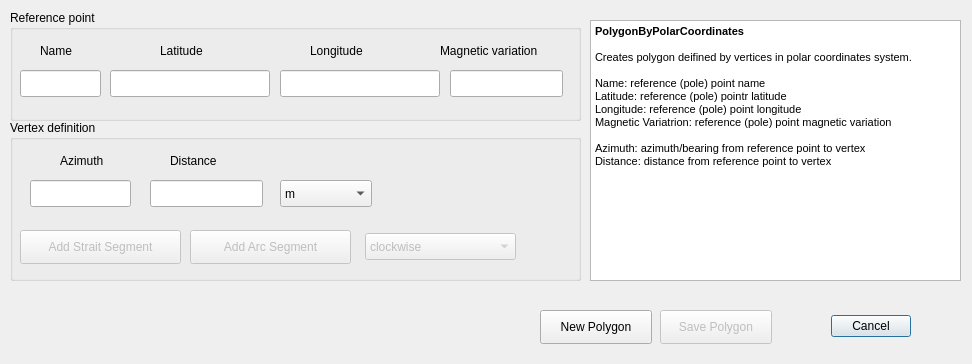
<?xml version="1.0" encoding="UTF-8"?>
<ui version="4.0">
 <class>PolygonByPolarCoordinatesDialogBase</class>
 <widget class="QDialog" name="PolygonByPolarCoordinatesDialogBase">
  <property name="geometry">
   <rect>
    <x>0</x>
    <y>0</y>
    <width>972</width>
    <height>364</height>
   </rect>
  </property>
  <property name="windowTitle">
   <string>PolygonByPolarCoordinates</string>
  </property>
  <widget class="QDialogButtonBox" name="button_box">
   <property name="geometry">
    <rect>
     <x>570</x>
     <y>310</y>
     <width>341</width>
     <height>32</height>
    </rect>
   </property>
   <property name="orientation">
    <enum>Qt::Horizontal</enum>
   </property>
   <property name="standardButtons">
    <set>QDialogButtonBox::Cancel</set>
   </property>
  </widget>
  <widget class="QGroupBox" name="groupBox">
   <property name="geometry">
    <rect>
     <x>10</x>
     <y>10</y>
     <width>571</width>
     <height>111</height>
    </rect>
   </property>
   <property name="title">
    <string>Reference point</string>
   </property>
   <widget class="QLabel" name="lbRefLat">
    <property name="geometry">
     <rect>
      <x>150</x>
      <y>30</y>
      <width>70</width>
      <height>21</height>
     </rect>
    </property>
    <property name="text">
     <string>Latitude</string>
    </property>
   </widget>
   <widget class="QLabel" name="lbRefMagVar">
    <property name="geometry">
     <rect>
      <x>430</x>
      <y>30</y>
      <width>141</width>
      <height>21</height>
     </rect>
    </property>
    <property name="text">
     <string>Magnetic variation</string>
    </property>
   </widget>
   <widget class="QLabel" name="llbRefLon">
    <property name="geometry">
     <rect>
      <x>300</x>
      <y>30</y>
      <width>91</width>
      <height>21</height>
     </rect>
    </property>
    <property name="text">
     <string>Longitude</string>
    </property>
   </widget>
   <widget class="QLabel" name="lbRefId">
    <property name="geometry">
     <rect>
      <x>30</x>
      <y>30</y>
      <width>70</width>
      <height>21</height>
     </rect>
    </property>
    <property name="text">
     <string>Name</string>
    </property>
   </widget>
   <widget class="QLineEdit" name="leRefId">
    <property name="geometry">
     <rect>
      <x>10</x>
      <y>60</y>
      <width>81</width>
      <height>27</height>
     </rect>
    </property>
   </widget>
   <widget class="QLineEdit" name="leRefLat">
    <property name="geometry">
     <rect>
      <x>100</x>
      <y>60</y>
      <width>160</width>
      <height>27</height>
     </rect>
    </property>
   </widget>
   <widget class="QLineEdit" name="leRefLon">
    <property name="geometry">
     <rect>
      <x>270</x>
      <y>60</y>
      <width>160</width>
      <height>27</height>
     </rect>
    </property>
   </widget>
   <widget class="QLineEdit" name="leRefMagVar">
    <property name="geometry">
     <rect>
      <x>440</x>
      <y>60</y>
      <width>113</width>
      <height>27</height>
     </rect>
    </property>
   </widget>
  </widget>
  <widget class="QGroupBox" name="groupBox_2">
   <property name="geometry">
    <rect>
     <x>10</x>
     <y>120</y>
     <width>571</width>
     <height>161</height>
    </rect>
   </property>
   <property name="title">
    <string>Vertex definition</string>
   </property>
   <widget class="QLabel" name="lbRefLat_2">
    <property name="geometry">
     <rect>
      <x>50</x>
      <y>30</y>
      <width>70</width>
      <height>21</height>
     </rect>
    </property>
    <property name="text">
     <string>Azimuth</string>
    </property>
   </widget>
   <widget class="QLabel" name="llbRefLon_2">
    <property name="geometry">
     <rect>
      <x>160</x>
      <y>30</y>
      <width>71</width>
      <height>21</height>
     </rect>
    </property>
    <property name="text">
     <string>Distance</string>
    </property>
   </widget>
   <widget class="QPushButton" name="pbAddStraitSegment">
    <property name="enabled">
     <bool>false</bool>
    </property>
    <property name="geometry">
     <rect>
      <x>10</x>
      <y>110</y>
      <width>161</width>
      <height>34</height>
     </rect>
    </property>
    <property name="text">
     <string>Add Strait Segment</string>
    </property>
   </widget>
   <widget class="QPushButton" name="pbAddArcSegment">
    <property name="enabled">
     <bool>false</bool>
    </property>
    <property name="geometry">
     <rect>
      <x>180</x>
      <y>110</y>
      <width>161</width>
      <height>34</height>
     </rect>
    </property>
    <property name="text">
     <string>Add Arc Segment</string>
    </property>
   </widget>
   <widget class="QComboBox" name="cbArcDirection">
    <property name="enabled">
     <bool>false</bool>
    </property>
    <property name="geometry">
     <rect>
      <x>355</x>
      <y>113</y>
      <width>151</width>
      <height>27</height>
     </rect>
    </property>
    <item>
     <property name="text">
      <string>clockwise</string>
     </property>
    </item>
    <item>
     <property name="text">
      <string>anti -clockwise</string>
     </property>
    </item>
   </widget>
   <widget class="QLineEdit" name="leVertexBrng">
    <property name="geometry">
     <rect>
      <x>20</x>
      <y>60</y>
      <width>101</width>
      <height>27</height>
     </rect>
    </property>
   </widget>
   <widget class="QLineEdit" name="leVertexDist">
    <property name="geometry">
     <rect>
      <x>140</x>
      <y>60</y>
      <width>113</width>
      <height>27</height>
     </rect>
    </property>
   </widget>
   <widget class="QComboBox" name="cbVertexDistUOM">
    <property name="geometry">
     <rect>
      <x>270</x>
      <y>60</y>
      <width>92</width>
      <height>27</height>
     </rect>
    </property>
    <item>
     <property name="text">
      <string>m</string>
     </property>
    </item>
    <item>
     <property name="text">
      <string>km</string>
     </property>
    </item>
    <item>
     <property name="text">
      <string>NM</string>
     </property>
    </item>
    <item>
     <property name="text">
      <string>feet</string>
     </property>
    </item>
    <item>
     <property name="text">
      <string>SM</string>
     </property>
    </item>
   </widget>
  </widget>
  <widget class="QPushButton" name="pbNewPoly">
   <property name="geometry">
    <rect>
     <x>540</x>
     <y>310</y>
     <width>112</width>
     <height>34</height>
    </rect>
   </property>
   <property name="text">
    <string>New Polygon</string>
   </property>
  </widget>
  <widget class="QPushButton" name="pbSavePoly">
   <property name="enabled">
    <bool>false</bool>
   </property>
   <property name="geometry">
    <rect>
     <x>660</x>
     <y>310</y>
     <width>112</width>
     <height>34</height>
    </rect>
   </property>
   <property name="text">
    <string>Save Polygon</string>
   </property>
  </widget>
  <widget class="QTextEdit" name="textEdit">
   <property name="enabled">
    <bool>true</bool>
   </property>
   <property name="geometry">
    <rect>
     <x>590</x>
     <y>20</y>
     <width>371</width>
     <height>261</height>
    </rect>
   </property>
   <property name="autoFillBackground">
    <bool>false</bool>
   </property>
   <property name="readOnly">
    <bool>true</bool>
   </property>
   <property name="html">
    <string>&lt;!DOCTYPE HTML PUBLIC &quot;-//W3C//DTD HTML 4.0//EN&quot; &quot;http://www.w3.org/TR/REC-html40/strict.dtd&quot;&gt;
&lt;html&gt;&lt;head&gt;&lt;meta name=&quot;qrichtext&quot; content=&quot;1&quot; /&gt;&lt;style type=&quot;text/css&quot;&gt;
p, li { white-space: pre-wrap; }
&lt;/style&gt;&lt;/head&gt;&lt;body style=&quot; font-family:'MS Shell Dlg 2'; font-size:8.25pt; font-weight:400; font-style:normal;&quot;&gt;
&lt;p style=&quot; margin-top:0px; margin-bottom:0px; margin-left:0px; margin-right:0px; -qt-block-indent:0; text-indent:0px;&quot;&gt;&lt;span style=&quot; font-size:8pt; font-weight:600;&quot;&gt;PolygonByPolarCoordinates&lt;/span&gt;&lt;/p&gt;
&lt;p style=&quot;-qt-paragraph-type:empty; margin-top:0px; margin-bottom:0px; margin-left:0px; margin-right:0px; -qt-block-indent:0; text-indent:0px; font-size:8pt; font-weight:600;&quot;&gt;&lt;br /&gt;&lt;/p&gt;
&lt;p style=&quot; margin-top:0px; margin-bottom:0px; margin-left:0px; margin-right:0px; -qt-block-indent:0; text-indent:0px;&quot;&gt;&lt;span style=&quot; font-size:8pt;&quot;&gt;Creates polygon deifined by vertices in polar coordinates system.&lt;/span&gt;&lt;/p&gt;
&lt;p style=&quot;-qt-paragraph-type:empty; margin-top:0px; margin-bottom:0px; margin-left:0px; margin-right:0px; -qt-block-indent:0; text-indent:0px; font-size:8pt;&quot;&gt;&lt;br /&gt;&lt;/p&gt;
&lt;p style=&quot; margin-top:0px; margin-bottom:0px; margin-left:0px; margin-right:0px; -qt-block-indent:0; text-indent:0px;&quot;&gt;&lt;span style=&quot; font-size:8pt;&quot;&gt;Name: reference (pole) point name&lt;/span&gt;&lt;/p&gt;
&lt;p style=&quot; margin-top:0px; margin-bottom:0px; margin-left:0px; margin-right:0px; -qt-block-indent:0; text-indent:0px;&quot;&gt;&lt;span style=&quot; font-size:8pt;&quot;&gt;Latitude: reference (pole) pointr latitude&lt;/span&gt;&lt;/p&gt;
&lt;p style=&quot; margin-top:0px; margin-bottom:0px; margin-left:0px; margin-right:0px; -qt-block-indent:0; text-indent:0px;&quot;&gt;&lt;span style=&quot; font-size:8pt;&quot;&gt;Longitude: reference (pole) point longitude&lt;/span&gt;&lt;/p&gt;
&lt;p style=&quot; margin-top:0px; margin-bottom:0px; margin-left:0px; margin-right:0px; -qt-block-indent:0; text-indent:0px;&quot;&gt;&lt;span style=&quot; font-size:8pt;&quot;&gt;Magnetic Variatrion: reference (pole) point magnetic variation&lt;/span&gt;&lt;/p&gt;
&lt;p style=&quot;-qt-paragraph-type:empty; margin-top:0px; margin-bottom:0px; margin-left:0px; margin-right:0px; -qt-block-indent:0; text-indent:0px; font-size:8pt;&quot;&gt;&lt;br /&gt;&lt;/p&gt;
&lt;p style=&quot; margin-top:0px; margin-bottom:0px; margin-left:0px; margin-right:0px; -qt-block-indent:0; text-indent:0px;&quot;&gt;&lt;span style=&quot; font-size:8pt;&quot;&gt;Azimuth: azimuth/bearing from reference point to vertex&lt;/span&gt;&lt;/p&gt;
&lt;p style=&quot; margin-top:0px; margin-bottom:0px; margin-left:0px; margin-right:0px; -qt-block-indent:0; text-indent:0px;&quot;&gt;&lt;span style=&quot; font-size:8pt;&quot;&gt;Distance: distance from reference point to vertex&lt;/span&gt;&lt;/p&gt;&lt;/body&gt;&lt;/html&gt;</string>
   </property>
  </widget>
 </widget>
 <resources/>
 <connections>
  <connection>
   <sender>button_box</sender>
   <signal>accepted()</signal>
   <receiver>PolygonByPolarCoordinatesDialogBase</receiver>
   <slot>accept()</slot>
   <hints>
    <hint type="sourcelabel">
     <x>20</x>
     <y>20</y>
    </hint>
    <hint type="destinationlabel">
     <x>20</x>
     <y>20</y>
    </hint>
   </hints>
  </connection>
  <connection>
   <sender>button_box</sender>
   <signal>rejected()</signal>
   <receiver>PolygonByPolarCoordinatesDialogBase</receiver>
   <slot>reject()</slot>
   <hints>
    <hint type="sourcelabel">
     <x>20</x>
     <y>20</y>
    </hint>
    <hint type="destinationlabel">
     <x>20</x>
     <y>20</y>
    </hint>
   </hints>
  </connection>
 </connections>
</ui>
